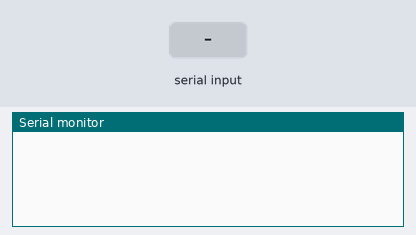
Simulated run of this sketch. Board: Arduino Uno, built with avr-gcc and run on an emulated ATmega328P. Parts: the last lines printed to the serial monitor. Inputs (shaded band) come from the test bench.

Above: at 1.2 s.
1.3 s: "1" received over Serial
At 2.9 s:
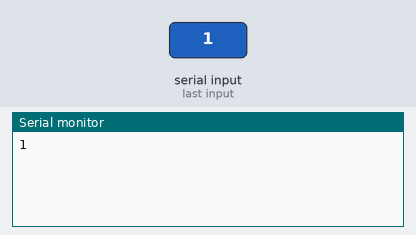
4.3 s: "0" received over Serial
At 5.7 s:
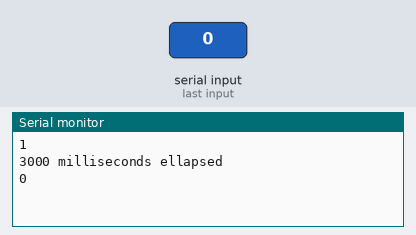
5.8 s: "2" received over Serial
At 7.1 s:
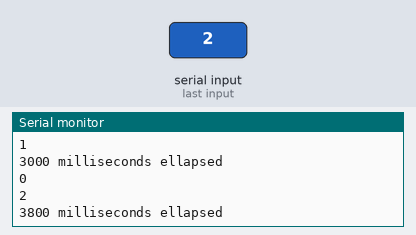

The sketch:

01-Timers_Reading.ino
```cpp
#include <Arduino.h>

#define BAUDRATE 9600
#define SECONDS 3

unsigned long lastMillisValue;

void setup() {
  // put your setup code here, to run once:
  Serial.begin(BAUDRATE);
  lastMillisValue = millis();
}

void loop() {
  // put your main code here, to run repeatedly:
  unsigned long difference = millis() - lastMillisValue;
  if (difference >= SECONDS*1000)
  {
    Serial.println(String(difference) + " milliseconds ellapsed");
    lastMillisValue = millis();
  }
  while (Serial.available())
  {
    auto str = Serial.readString();
    Serial.println(str);
  }
}
```

Measured:
- after the input at 1.3 s, the serial monitor: prints a new line after 1.0 s (image 1)
- after the input at 4.3 s, the serial monitor: prints a new line after 1.0 s (image 2)
- after the input at 5.8 s, the serial monitor: prints a new line after 1.0 s (image 3)
